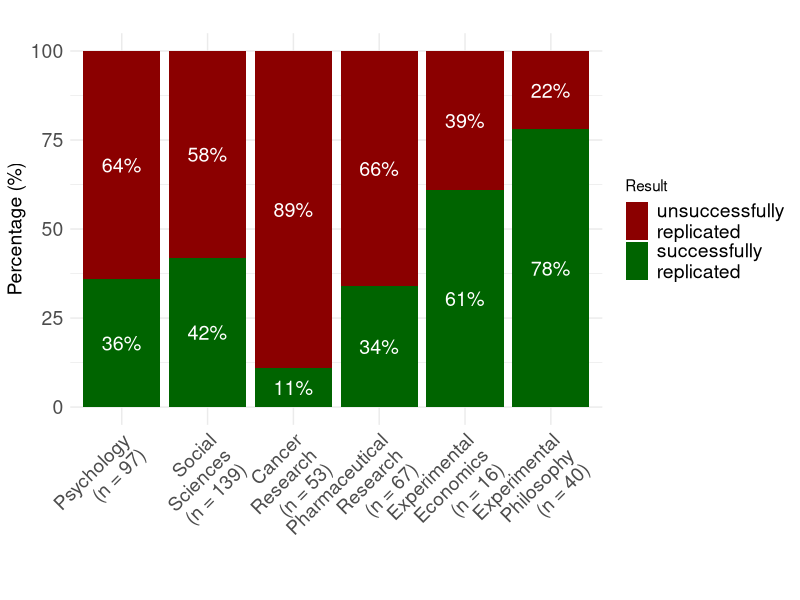

Here is the R script that generated this plot:
## ---- chunk 1
# NOTE Felix: I would introduce the concept of phenomena here - first establish phenomena, then try to build theories that explain them.
## ---- chunk 2
library(ggplot2)
library(stringr)

# Note Felix: Changed Exp. Phil. back to 78/22% as this is the p-value metric (consistent to the other projects).
# Prinz et al (2011; PHarmaceutical Research): Computed replication rate as: (3+5+14)/(22+43) (excluding "not applicable")
# Removed "Economics (43/57)", as these were Reproductions (moved to next slide on Reproduction successes)
# Added "Social Sciences"

# Sample data
df <- data.frame(
    Category = rep(
        c(
            "Psychology (n = 97)",
            "Social Sciences (n = 139)",
            "Cancer Research (n = 53)",
            "Pharmaceutical Research (n = 67)",
            "Experimental Economics (n = 16)",
            "Experimental Philosophy (n = 40)"
        ),
        each = 2
    ),
    Result = rep(
        c(
            "successfully replicated",
            "unsuccessfully replicated"
        ),
        times = 6
    ),
    Value = c(36, 64, 42, 58, 11, 89, 34, 66, 61, 39, 78, 22)
)

# Preserve order of bars on x-axis
df$Category <- factor(
    df$Category,
    levels = c(
        "Psychology (n = 97)",
        "Social Sciences (n = 139)",
        "Cancer Research (n = 53)",
        "Pharmaceutical Research (n = 67)",
        "Experimental Economics (n = 16)",
        "Experimental Philosophy (n = 40)"
    )
)

# Make stacking order explicit: unsuccessfully replicated on top, successfully on bottom.
df$Result <- factor(df$Result,
    levels = c(
        "unsuccessfully replicated",
        "successfully replicated"
    )
)

# Plot
ggplot(df, aes(x = Category, y = Value, fill = Result)) +
    geom_bar(stat = "identity") +
    geom_text(aes(label = paste0(Value, "%")), # use position_stack(vjust = 0.5) to center a label inside each segment
        position = position_stack(vjust = 0.5),
        color = "white",
        size = 5
    ) +
    labs(
        title = "",
        x = "",
        y = "Percentage (%)"
    ) +
    scale_fill_manual(
        values = c(
            "successfully replicated" = "darkgreen",
            "unsuccessfully replicated" = "darkred"
        ),
        labels = function(x) str_wrap(x, width = 12)
    ) + # wrap legend names
    theme_minimal() +
    scale_x_discrete(labels = function(x) str_wrap(x, width = 10)) + # to wrap text
    theme(
        axis.text.x = element_text(angle = 45, hjust = 1, size = 14),
        axis.text.y = element_text(size = 14),
        axis.title.x = element_text(size = 14),
        axis.title.y = element_text(size = 14),
        legend.text = element_text(size = 14)
    )
